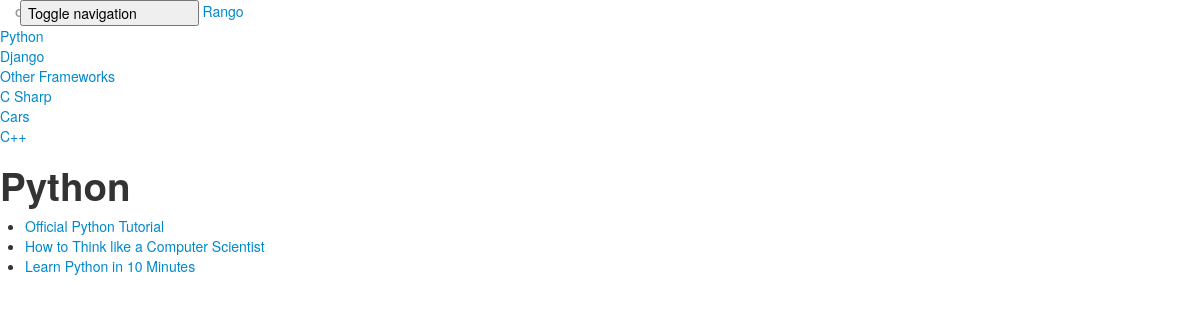
/rango/category/python/, run on the app's committed database.
### rango/models.py (models this page shows, shortened)
class Category(models.Model):
	name = models.CharField(max_length=128, unique=True)
	views=models.IntegerField(null=True)
	likes=models.IntegerField(null=True)
	slug = models.SlugField(unique=True)

class Page(models.Model):
	category = models.ForeignKey(Category)
	title = models.CharField(max_length=128)
	url = models.URLField()
	views = models.IntegerField(default=0)

### rango/views.py (the view)
# urls.py: url(r'^category/(?P<category_name_slug>[\w\-]+)/$',views.category,name='category'),
def category(request, category_name_slug):
	context_dict = {}
	category = Category.objects.get(slug=category_name_slug)
	pages = Page.objects.filter(category=category).order_by('-views')
	context_dict['pages'] = pages
	context_dict['category'] = category
	return render(request, 'rango/category.html', context_dict)

### rango/templatetags/rango_extras.py (called while the page is built)
@register.inclusion_tag('rango/cats.html')
def get_category_list(cat=None):
	return {'cats':Category.objects.all(),'act_cat':cat}

### templates/rango/category.html (shortened to what this page needs)
{% extends 'rango/base.html' %}
{% load staticfiles %}
{% block body_block %}
    <h1>{{ category.name }}</h1>
    {% if category %}
        {% if pages %}
        <ul>
            {% for page in pages %}
            <li><a href="{% url 'goto' %}?page_id={{ page.id }}">{{ page.title }}</a> </li>
            {% endfor %}
        </ul>
        {% else %}
            <strong>No pages currently in category.</strong>
        {% endif %}
    {% else %}
        the specified category {{ category.anme }} does not exist!
    {% endif %}
{% endblock %}

### templates/rango/cats.html
{% if cats %}
    <ul class="nav nav-sidebar">
        {% for c in cats %}
            {% if c == act_cat %}<li class="active">{% else %}<li> {% endif %}
            <a href="{% url 'category' c.slug %}">{{ c.name }}</a> </li>
        {% endfor %}
    </ul>
{% endif %}

### data on the page
Category: name "Python"
Category: name "Django"
Category: name "Other Frameworks"
Category: name "C Sharp"
Category: name "Cars"
Category: name "C++"
Page: title "Official Python Tutorial"
Page: title "How to Think like a Computer Scientist"
Page: title "Learn Python in 10 Minutes"
